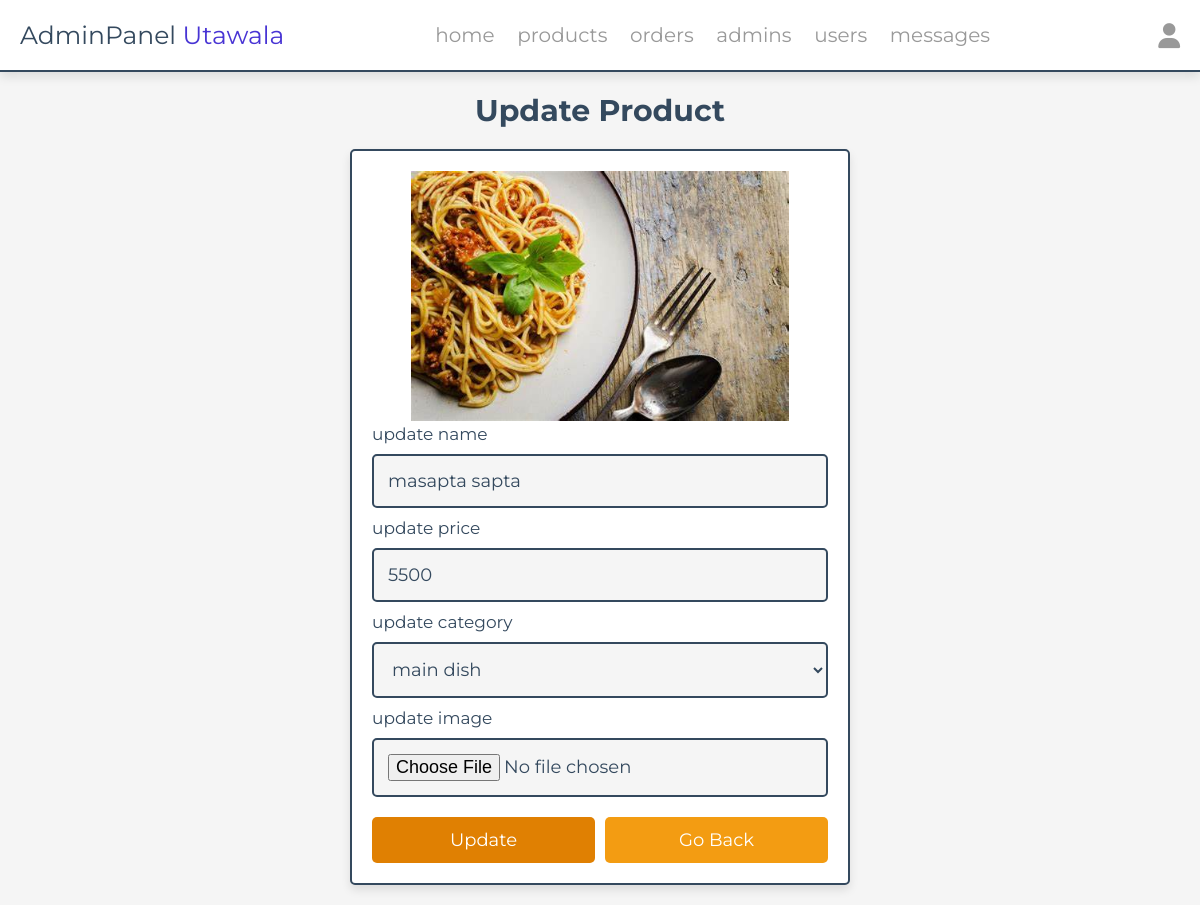
Page /admin/update_product.php?update=1 (signed in) on the committed database.
### tables this page shows
CREATE TABLE IF NOT EXISTS `products` (
  `id` int NOT NULL AUTO_INCREMENT,
  `name` varchar(100) NOT NULL,
  `category` varchar(100) NOT NULL,
  `price` int NOT NULL,
  `image` varchar(100) NOT NULL,
  PRIMARY KEY (`id`)
);

### admin/update_product.php (the view, shortened to what this page needs)
<?php
include '../components/connect.php';
?>
<!DOCTYPE html>
<html lang="en">
<head>
   <link rel="stylesheet" href="https://cdnjs.cloudflare.com/ajax/libs/font-awesome/6.1.1/css/all.min.css">
   <link rel="stylesheet" href="../css/admin_style.css">
</head>
<body>
<?php include '../components/admin_header.php' ?>
<section class="update-product">
   <h1 class="heading">update product</h1>
   <?php
      $update_id = $_GET['update'];
      $show_products = $conn->prepare("SELECT * FROM `products` WHERE id = ?");
      $show_products->execute([$update_id]);
      if($show_products->rowCount() > 0){
         while($fetch_products = $show_products->fetch(PDO::FETCH_ASSOC)){
   ?>
   <form action="" method="POST" enctype="multipart/form-data">
      <img src="../uploaded_img/<?= $fetch_products['image']; ?>" alt="">
      <span>update name</span>
      <input type="text" required placeholder="enter product name" name="name" maxlength="100" class="box" value="<?= $fetch_products['name']; ?>">
      <span>update price</span>
      <input type="number" min="0" max="9999999999" required placeholder="enter product price" name="price" onkeypress="if(this.value.length == 10) return false;" class="box" value="<?= $fetch_products['price']; ?>">
      <span>update category</span>
      <select name="category" class="box" required>
         <option selected value="<?= $fetch_products['category']; ?>"><?= $fetch_products['category']; ?></option>
      </select>
      <span>update image</span>
      <input type="file" name="image" class="box" accept="image/jpg, image/jpeg, image/png, image/webp">
      <div class="flex-btn">
         <input type="submit" value="update" class="btn" name="update">
         <a href="products.php" class="option-btn">go back</a>
      </div>
   </form>
   <?php
         }
      }else{
         echo '<p class="empty">no products added yet!</p>';
      }
   ?>
</section>
</body>
</html>

### css/admin_style.css (style rules this page uses)
:root { --main-color:#4834d4; --minor-color:rgb(224, 128, 2); --red:#e74c3c; --orange:#f39c12; --black:#34495e; --white:#fff; --light-bg:#f5f5f5; --light-color:#999; --border:.2rem solid var(--black); --box-shadow:0 .5rem 1rem rgba(0,0,0,.1); }
* { font-family: 'Montserrat', sans-serif; margin:0; padding:0; box-sizing: border-box; text-decoration: none; outline: none; border:none; }
html { font-size: 62.5%; overflow-x: hidden; }
body { background-color: var(--light-bg); }
section { max-width: 1200px; margin:0 auto; padding:2rem; }
.btn, .delete-btn, .option-btn { display: block; margin-top: 1rem; border-radius: .5rem; cursor: pointer; width: 100%; font-size: 1.8rem; color:var(--white); padding:1.2rem 3rem; text-transform: capitalize; text-align: center; }
.btn { background-color: var(--minor-color); }
.option-btn { background-color: var(--orange); }
.flex-btn { display: flex; gap:1rem; }
.heading { text-align: center; margin-bottom: 2rem; text-transform: capitalize; color:var(--black); font-size: 3rem; }
.update-product form { margin:0 auto; max-width: 50rem; background-color: var(--white); border-radius: .5rem; box-shadow: var(--box-shadow); border:var(--border); padding:2rem; }
.update-product form img { height: 25rem; width: 100%; object-fit: contain; }
.update-product form .box { background-color: var(--light-bg); border:var(--border); width: 100%; padding:1.4rem; font-size: 1.8rem; color:var(--black); border-radius: .5rem; margin: 1rem 0; }
.update-product form span { font-size: 1.7rem; color:var(--black); }

### rows in the picture
products: image (picture), name "masapta sapta", price "5500", category "main dish"
